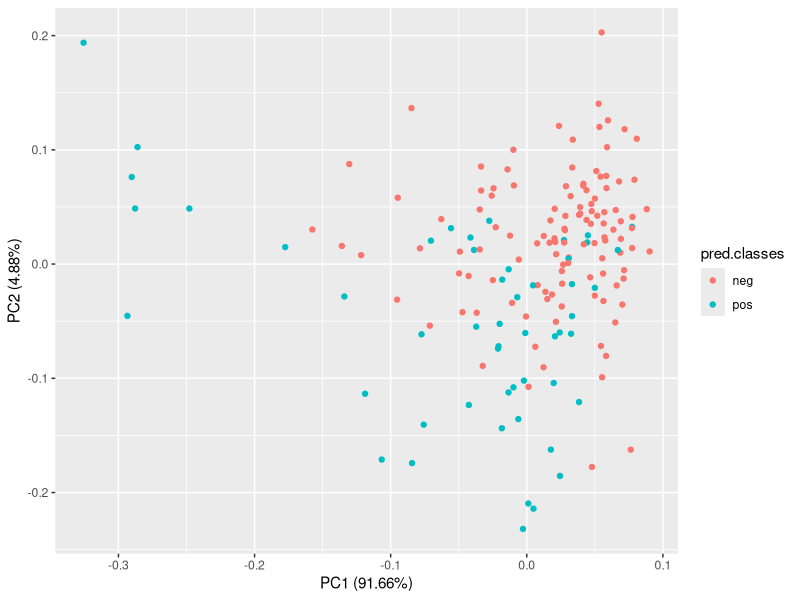
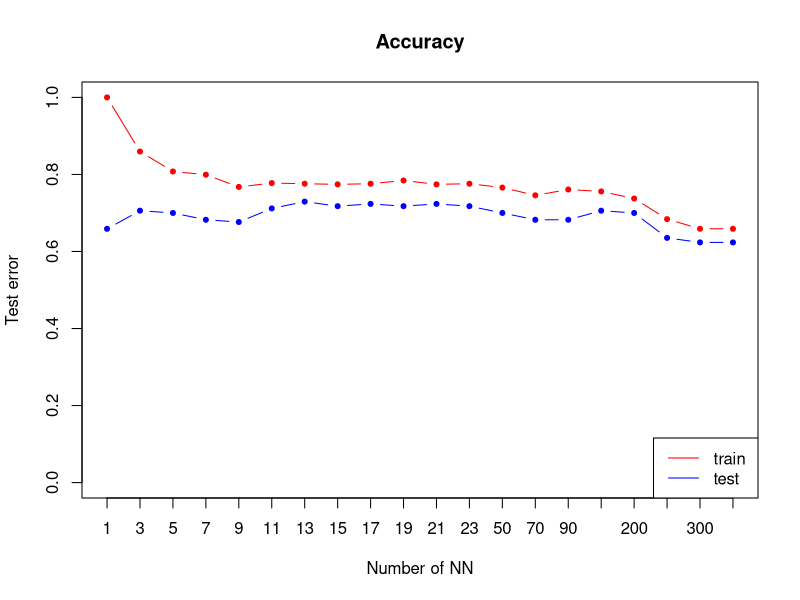
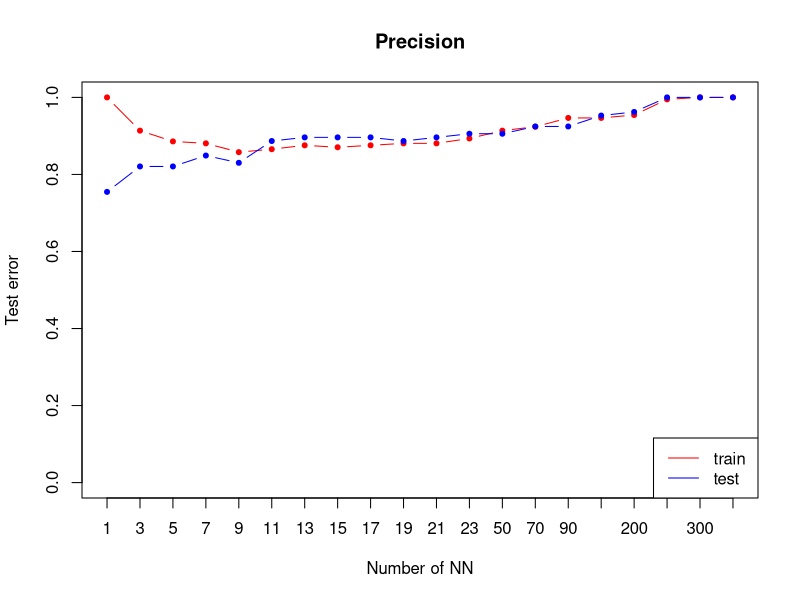
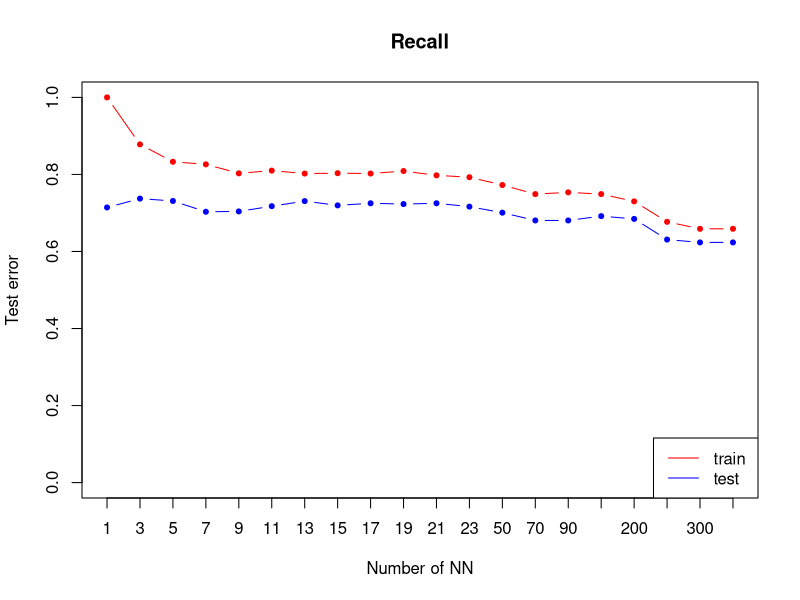

Reproduce these figures in R, in order.
## ---- chunk 1
library("mlbench")
library("caTools")
library("class")
library(mice)

utils::data("PimaIndiansDiabetes2")
data <- PimaIndiansDiabetes2

set.seed(101) 

init = mice(data, maxit=0) 
meth = init$method
predM = init$predictorMatrix
imputed = mice(data, method=meth, predictorMatrix=predM, m=5)
data <- complete(imputed)


sample <- sample.split(data, SplitRatio = 0.8)
train <- subset(data, sample == TRUE)
test  <- subset(data, sample == FALSE)

## ---- chunk 2
trainDf <- train[, -9]
testDf <- test[,-9]

#NA2mean <- function(x) replace(x, is.na(x), mean(x, na.rm = TRUE))
#trainDf <- replace(trainDf, TRUE, lapply(trainDf, NA2mean))
#testDf <- replace(testDf, TRUE, lapply(testDf, NA2mean))

pred.classes <- knn(trainDf, testDf, train$diabetes, k=3)
testDf <- cbind(testDf,pred.classes)

## ---- chunk 3
pca <- princomp (trainDf, cor = TRUE, scores = TRUE)
str(testDf)

library(ggfortify)
autoplot(prcomp(testDf[,-9]), data = testDf, colour = 'pred.classes')
## ---- chunk 4
ks <- c(1,3,5,7,9,11,13,15,17,19,21,23,50,70, 90, 150, 200,250,300,350)
# nearest neighbours to try
nks <- length(ks)

accuracy.train <- numeric(length=nks)
accuracy.test <- numeric(length=nks)

precision.train <- numeric(length=nks)
precision.test <- numeric(length=nks)

recall.train <- numeric(length=nks)
recall.test <- numeric(length=nks)


for (i in seq(along=ks)) {
mod.train <- knn(trainDf,trainDf,k=ks[i],cl=train$diabetes)
confussionMatrixTrain = table(mod.train, train$diabetes)
accuracy.train[i] = sum(mod.train == train$diabetes)/length(train$diabetes)
precision.train[i] = confussionMatrixTrain[1,1]/sum(confussionMatrixTrain[,1])
recall.train[i] = confussionMatrixTrain[1,1]/sum(confussionMatrixTrain[1,])

mod.test <- knn(trainDf, testDf[,-9],k= ks[i],cl= train$diabetes)
confussionMatrixTest = table(mod.test, test$diabetes)
accuracy.test[i] = sum(mod.test == test$diabetes)/length(test$diabetes)
precision.test[i] = confussionMatrixTest[1,1]/sum(confussionMatrixTest[,1])
recall.test[i] = confussionMatrixTest[1,1]/sum(confussionMatrixTest[1,])
}

#Accuracy
plot(accuracy.train,xlab="Number of NN",ylab="Test error",type="n",xaxt="n", ylim=c(0.0, 1),  main="Accuracy",)
axis(1, 1:length(ks), as.character(ks))
lines(accuracy.train,type="b",col='red',pch=20)
lines(accuracy.test,type="b",col='blue',pch=20)
legend("bottomright",lty=1,col=c("red","blue"),legend = c("train ", "test "))


#Precision
plot(precision.train,xlab="Number of NN",ylab="Test error",type="n",xaxt="n", ylim=c(0.0, 1),  main="Precision",)
axis(1, 1:length(ks), as.character(ks))
lines(precision.train,type="b",col='red',pch=20)
lines(precision.test,type="b",col='blue',pch=20)
legend("bottomright",lty=1,col=c("red","blue"),legend = c("train ", "test "))


#Recall
plot(recall.train,xlab="Number of NN",ylab="Test error",type="n",xaxt="n", ylim=c(0.0, 1),  main="Recall",)
axis(1, 1:length(ks), as.character(ks))
lines(recall.train,type="b",col='red',pch=20)
lines(recall.test,type="b",col='blue',pch=20)
legend("bottomright",lty=1,col=c("red","blue"),legend = c("train ", "test "))
## ---- chunk 5
glm <- glm(diabetes~.,family=binomial(logit),data=data)
summary(glm)
## ---- chunk 6
glm2 <- glm(diabetes~pregnant + glucose + insulin + mass + pedigree,family=binomial(logit),data=data)
summary(glm2)
## ---- chunk 7
glm3 <- glm(diabetes~pregnant + glucose + mass + pedigree,family=binomial(logit),data=data)
summary(glm3)
